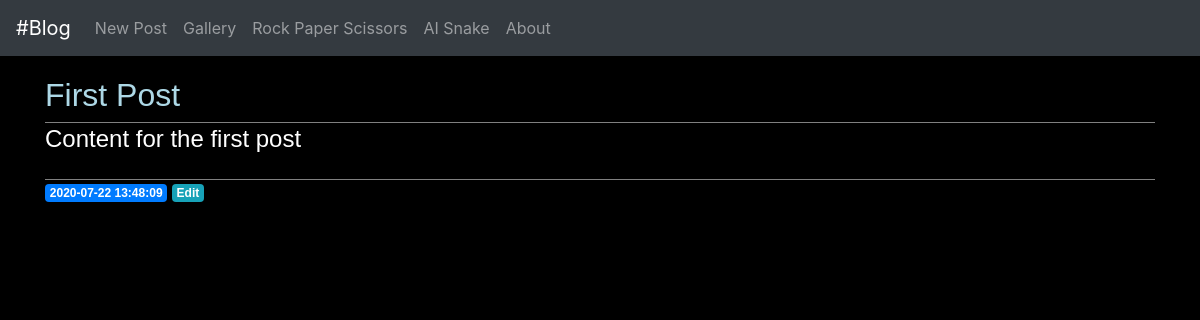
/1, run on an earlier commit of the app's database.
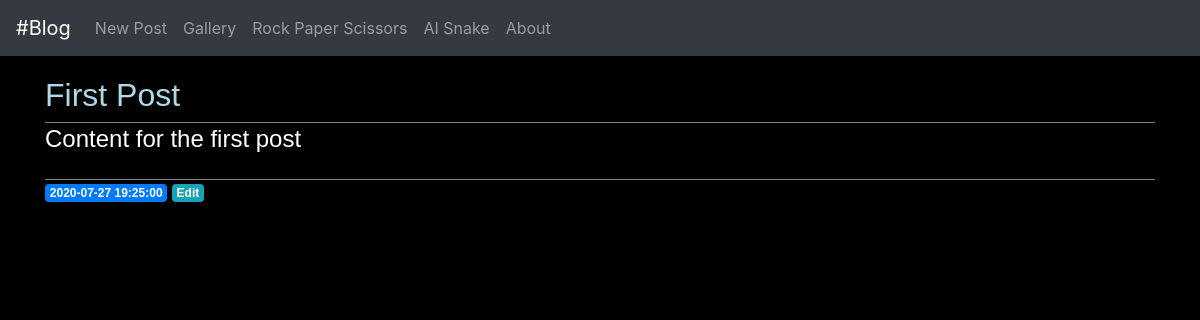
And on a later commit of the database.
### tables this page shows
CREATE TABLE posts (
  id INTEGER PRIMARY KEY AUTOINCREMENT,
  created TIMESTAMP NOT NULL DEFAULT CURRENT_TIMESTAMP,
  title TEXT NOT NULL,
  content TEXT NOT NULL

);

### app.py (the view)
@app.route('/<int:post_id>')
def post(post_id):
    post = get_post(post_id)
    return render_template('post.html', post=post)

### app.py (called while the page is built)
def get_db_connection():
    conn = sqlite3.connect('database.db')
    conn.row_factory = sqlite3.Row
    return conn

def get_post(post_id):
    conn = get_db_connection()
    post = conn.execute('SELECT * FROM posts WHERE id = ?', (post_id,)).fetchone()
    conn.close()
    if post is None:
        abort(404)
    return post

### templates/post.html
{% extends 'base.html' %}
{% block content %}
  <div class="col-xl">
    <h2>{% block title %} {{ post['title'] }} {% endblock %}</h2>
    <div class="content">
      <h4>{{ post['content'] }}</h4>
    </div>
    <div class="post-info">
      <span class="badge badge-primary">{{ post['created'] }}</span>
      <a href="{{ url_for('edit', id=post['id']) }}">
        <span class="badge badge-info">Edit</span>
      </a>
    </div>
    <hr>
  </div>
{% endblock %}

What changed in the data, as far as the page shows it:
changed posts "First Post": created "2020-07-22 13:48:09" → "2020-07-27 19:25:00"
